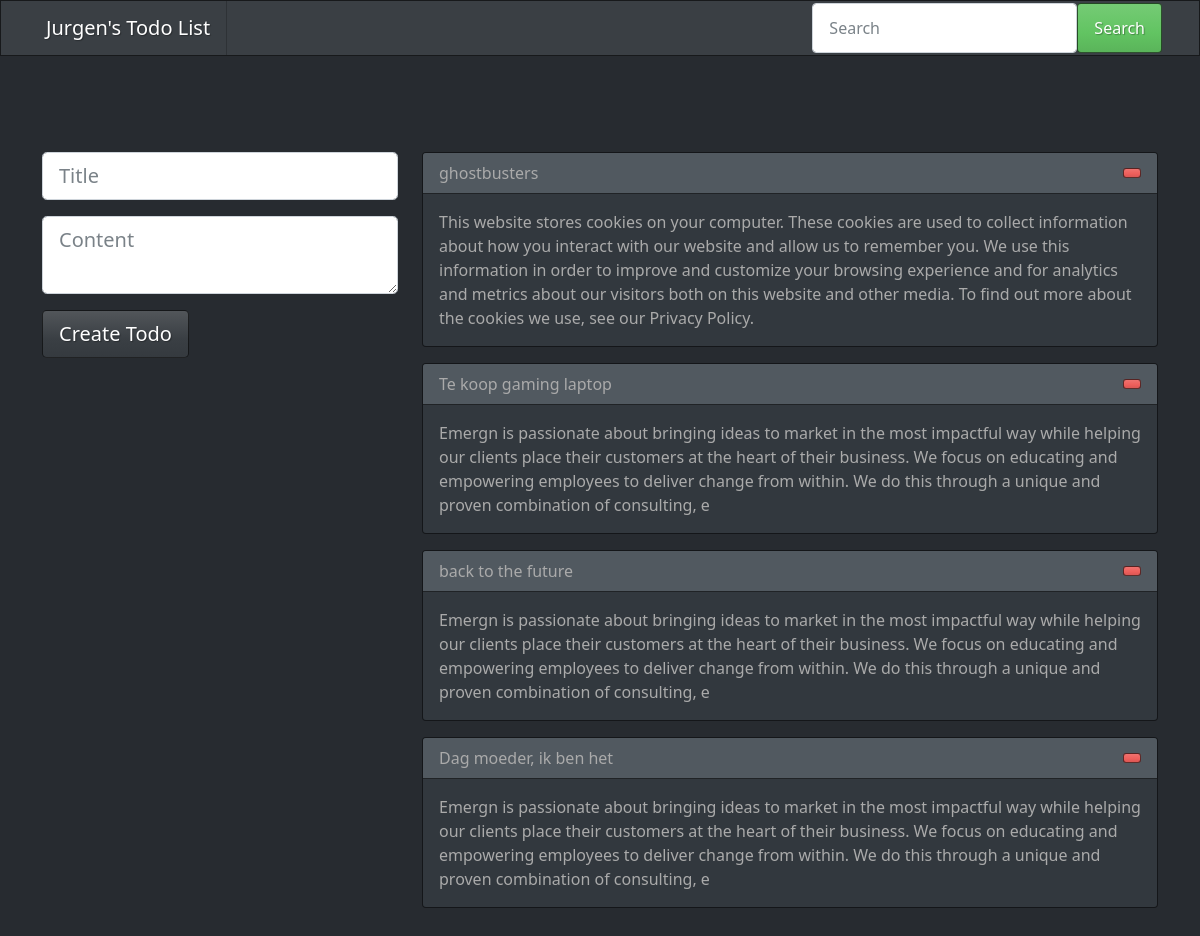
Before: / with the older database file.
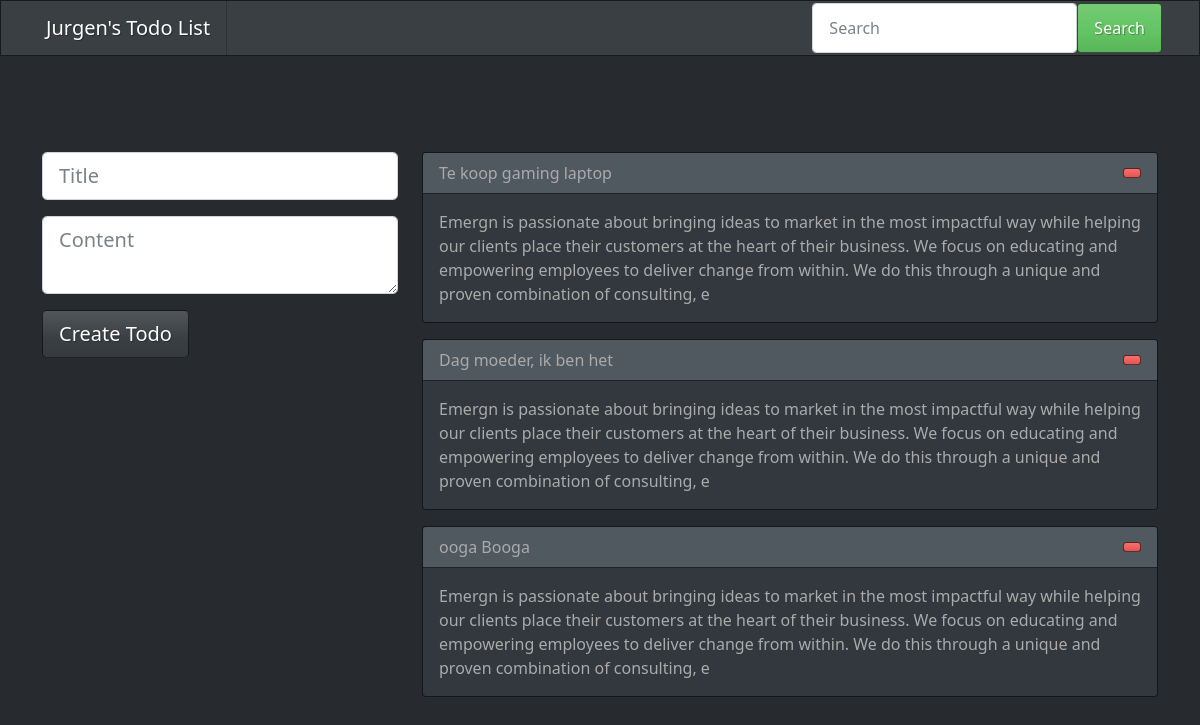
After: the same page with the newer database file.
### database.py (models this page shows, shortened)
class Todo(db.Model):
	id = db.Column(db.Integer, primary_key=True)
	title = db.Column(db.String(80), unique=True, nullable=False)
	content = db.Column(db.Text(), nullable=False)
	date = db.Column(db.DateTime, default=datetime.now)

### app.py (the view)
@app.route('/', methods=['GET', 'POST'])
def create():
	form = TodoForm()
	if form.validate_on_submit():
		data = Todo(title=form.title.data, content=form.content.data)
		db.session.add(data)
		db.session.commit()
		return redirect(url_for('create'))
	todos = Todo.query.all()
	return render_template('list.html', todos=todos, form=form)

### forms.py
class TodoForm(FlaskForm):
	title = StringField('Title', validators=[DataRequired('Please enter a proper title')])
	content = TextAreaField('Content', validators=[DataRequired('Please enter proper content')])

### templates/list.html (shortened to what this page needs)
{% extends 'index.html' %}
{% block content %}
	<section class="list py-5">
			<div class="container py-5">
				<div class="row">
					<div class="col-lg-4">
						<form method="post" novalidate class="mb-5">
								{% for field in form if field.widget.input_type != 'hidden' %}
								<div class="form-group mb-3">
									{% if field.errors %}
										{{ field(class="form-control form-control-lg is-invalid", placeholder=field.label.text) }}
										<div class="invalid-feedback">
											{% for error in field.errors %}
												<small>
													{{ error }}
												</small>
											{% endfor %}
										</div>
									{% else %}
										{{ field(class="form-control form-control-lg", placeholder=field.label.text) }}
									{% endif %}
								</div>
							{% endfor %}
							<button class="btn btn-primary btn-lg">Create Todo</button>
						</form>
					</div>
					<div class="col-lg-8">
						<div class="accordion" id="accordionExample">
							{% for todo in todos %}
								<article class="card mb-3">
								  <header class="card-header d-flex justify-content-between align-items-center">
								    {{ todo.title}} <a class="btn btn-danger btn-sm text-light" href="{{ url_for('delete', id=todo.id) }}"></a>
								  </header>
								  <section class="card-body">
									  <p class="card-text">
										  {{ todo.content}}
									  </p>
								  </section>
								</article>
							{% endfor %}
						</div>
					</div>
				</div>
			</div>
	</section>
{% endblock %}

### templates/index.html (shortened to what this page needs)
<!doctype html>
<html lang="en">
<head>
<link rel="stylesheet" href="https://maxst.icons8.com/vue-static/landings/line-awesome/font-awesome-line-awesome/css/all.min.css">	<link rel="stylesheet" href="{{ url_for('static', filename='css/bootstrap.min.css') }}">
</head>
<body>
	{% include 'navigation.html' %}
	{% block content %}
	{% endblock %}
</body>
</html>

### templates/navigation.html (shortened to what this page needs)
<nav class="navbar navbar-expand-lg navbar-dark bg-primary">
  <div class="container">
    <a class="navbar-brand" href="#">Jurgen's Todo List</a>
    <div class="collapse navbar-collapse" id="navbarSupportedContent">
      <form class="d-flex ms-auto" >
        <input class="form-control" type="search" placeholder="Search" aria-label="Search">
        <button class="btn btn-success me-2" type="submit">Search</button>
      </form>
    </div>
  </div>
</nav>

Changed rows visible on the page:
removed Todo: title "ghostbusters", content "This website stores cookies on your computer. These cookies are used to collect information about how you interact with our website and allow us to remember you. We use this information in order to improve and customize your browsing experience and for analytics and metrics about our visitors both on this website and other media. To find out more about the cookies we use, see our Privacy Policy."
removed Todo: title "back to the future", content "Emergn is passionate about bringing ideas to market in the most impactful way while helping our clients place their customers at the heart of their business. We focus on educating and empowering employees to deliver change from within. We do this through a unique and proven combination of consulting, e"
added Todo: title "ooga Booga", content "Emergn is passionate about bringing ideas to market in the most impactful way while helping our clients place their customers at the heart of their business. We focus on educating and empowering employees to deliver change from within. We do this through a unique and proven combination of consulting, e"
